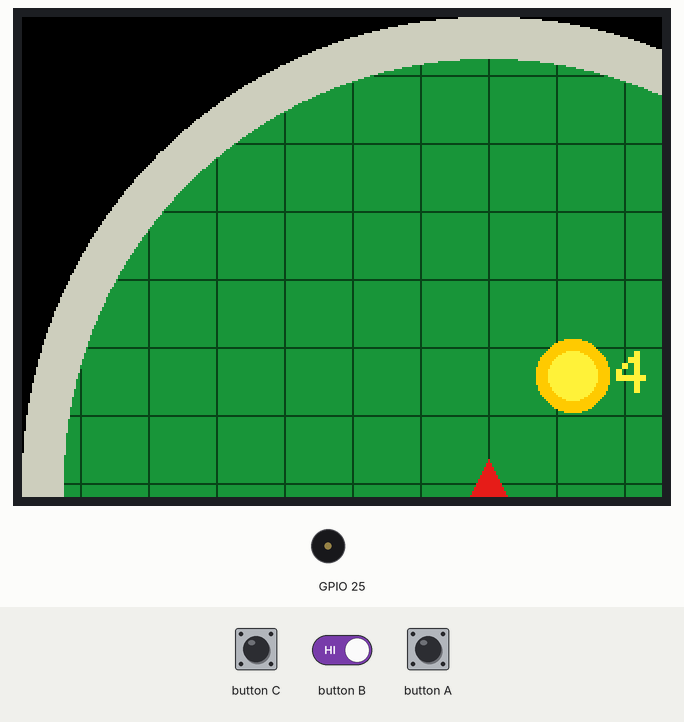
This sketch was run on a simulated ESP32. On the bench: 320×240 colour display, buzzer (waves = sounding). The inputs (shaded band) are chosen by the test bench. At 4.6 s the program puts the board to deep sleep or switches it off; the recording ends there.

Above: at 0.91 s.
At 1.3 s:
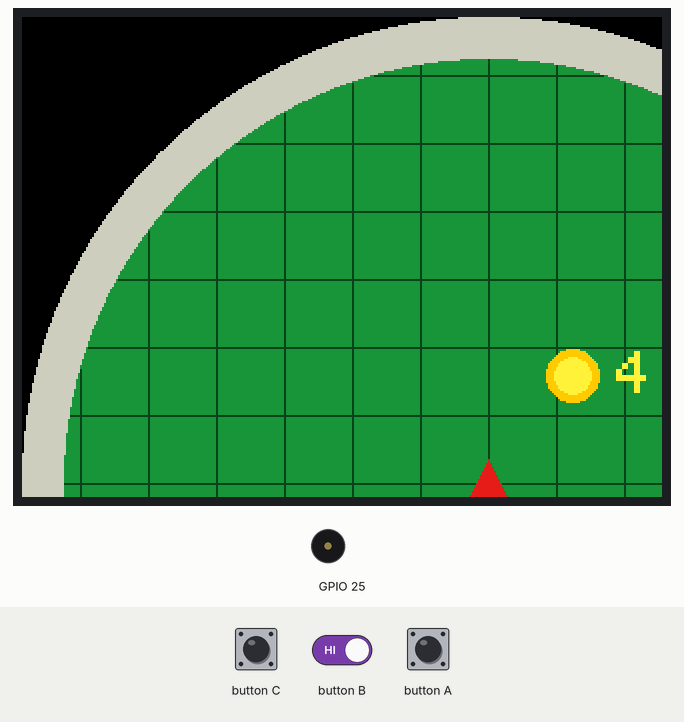
1.4 s: button A pressed for 0.25 s
At 3.1 s:
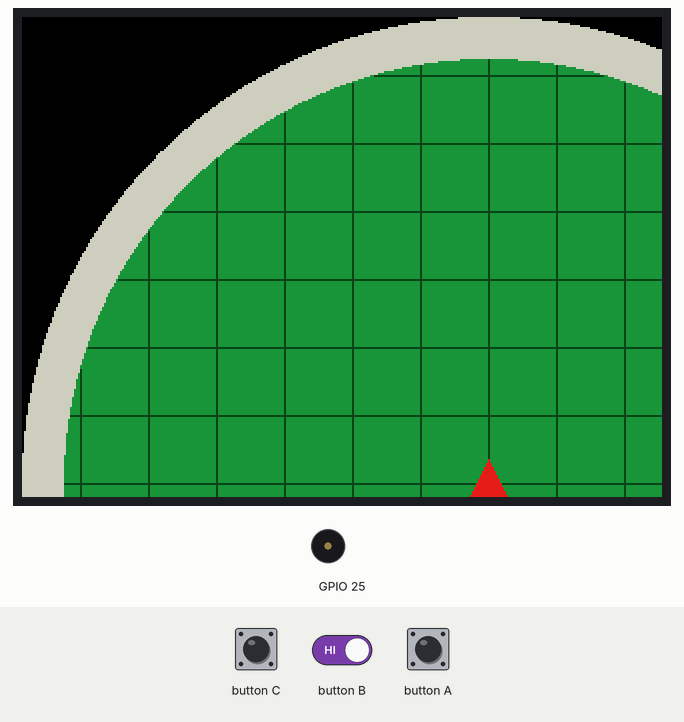
3.4 s: button B driven LOW and button A driven LOW
Timing chart, 0 to 4.6 s (numbered marks = the images above; inputs shaded):
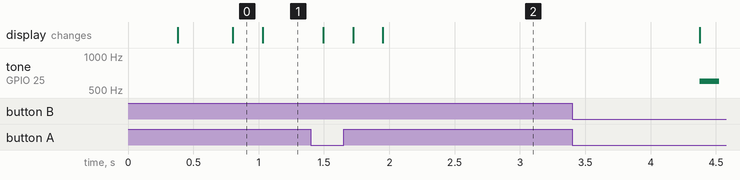

Measured:
- after the input at 1.4 s, the display: first differs from a run without the input after 0.55 s (image 2)
- after the input at 3.4 s, tone on GPIO 25: silent → 600 Hz after 0.98 s, → silent 0.15 s later

The sketch:

dragon_radar.ino
```cpp
// Dragon Radar for the M5Stack StopWatch (round 466x466 AMOLED).
// BtnA: cycle zoom (plays zoom sound)   BtnB: mute / unmute   Both held: power off
// Needs: M5Stack board package >= 3.3.7 (board "M5StopWatch"), M5Unified >= 0.2.15, M5GFX >= 0.2.21.

#include <M5Unified.h>
#include <math.h>
#include "ping_sound.h"
#include "zoom_sound.h"

M5Canvas canvas(&M5.Display);

static const int SIZE = 466;
static const int CX = SIZE / 2, CY = SIZE / 2;
static const int RADIUS = 212;   // green screen
static const int BEZEL = 233;    // outer edge of the pale bezel ring
static const int GRID = 34;      // grid spacing in pixels

// Radar ranges in "meters"; BtnA cycles through them.
static const float RANGES[] = {500, 1000, 2000, 4000};
static const int   NUM_RANGES = sizeof(RANGES) / sizeof(RANGES[0]);
static const float MAX_DIST = 3500;  // the fake balls wander between 150 and this

// Fake dragon balls at fixed spots: star count, distance in meters, angle in
// radians (0 = right, positive = clockwise, so -PI/2 is straight up).
struct Ball { int stars; float dist, angle; };
static const Ball BALLS[] = {
  {4, 1500, -0.9f},  // up and to the right
  {1, 2300,  2.6f},  // down and to the left
  {1, 2000,  1.7f},  // below
};
static const int NUM_BALLS = sizeof(BALLS) / sizeof(BALLS[0]);

int      zoomIdx = 3;
bool     muted = false;
uint32_t lastPing = 0;
uint32_t blipFlashUntil = 0;

void zoomSound() {
  if (muted) return;
  M5.Speaker.playRaw(ZOOM_DATA, ZOOM_LEN, ZOOM_RATE, false, 1, -1, true);
}

void pingSound() {
  if (muted) return;
  M5.Speaker.playRaw(PING_DATA, PING_LEN, PING_RATE, false, 1, -1, true);
}

void exitApp() {
  M5.Display.fillScreen(0);
  M5.Speaker.tone(600, 150);
  delay(200);
  M5.Power.powerOff();  // untested on the StopWatch; fall back to a restart if it returns
  delay(500);
  ESP.restart();
}

void drawGrid(uint16_t line) {
  // Square grid clipped to the circular screen, centered on the player.
  for (int d = -(RADIUS / GRID) * GRID; d <= RADIUS; d += GRID) {
    int half = (int)sqrtf((float)(RADIUS * RADIUS - d * d));
    canvas.drawFastHLine(CX - half, CY + d, 2 * half + 1, line);
    canvas.drawFastVLine(CX + d, CY - half, 2 * half + 1, line);
  }
}

void drawBall(int x, int y, int stars, bool flash, uint16_t glow, uint16_t core) {
  canvas.fillCircle(x, y, flash ? 18 : 13, glow);   // soft yellow halo
  canvas.fillCircle(x, y, flash ? 12 : 9, core);    // bright core
  canvas.setTextColor(core);
  canvas.setTextDatum(middle_left);
  canvas.setTextSize(3);
  char s[4];
  snprintf(s, sizeof(s), "%d", stars);
  canvas.drawString(s, x + 22, y);
}

void drawRadar() {
  uint16_t bezel = canvas.color565(200, 205, 190);
  uint16_t screen = canvas.color565(30, 150, 60);
  uint16_t grid = canvas.color565(8, 70, 28);
  uint16_t glow = canvas.color565(255, 200, 0);
  uint16_t core = canvas.color565(255, 240, 60);
  uint16_t red = canvas.color565(230, 30, 30);

  canvas.fillScreen(0);
  canvas.fillCircle(CX, CY, BEZEL, bezel);
  canvas.fillCircle(CX, CY, RADIUS, screen);
  drawGrid(grid);

  // Balls in range; out-of-range ones simply don't show, like on the real radar.
  float range = RANGES[zoomIdx];
  bool flash = millis() < blipFlashUntil;
  for (int i = 0; i < NUM_BALLS; i++) {
    float r = BALLS[i].dist / range;
    if (r > 1.0f) continue;
    float a = BALLS[i].angle;
    int bx = CX + cosf(a) * r * (RADIUS - 30);
    int by = CY + sinf(a) * r * (RADIUS - 30);
    drawBall(bx, by, BALLS[i].stars, flash, glow, core);
  }

  // Player: red triangle pointing up
  canvas.fillTriangle(CX, CY - 12, CX - 11, CY + 9, CX + 11, CY + 9, red);

  // Range label
  canvas.setTextColor(grid);
  canvas.setTextDatum(middle_center);
  canvas.setTextSize(2);
  char buf[24];
  snprintf(buf, sizeof(buf), "%.0f m%s", range, muted ? " (mute)" : "");
  canvas.drawString(buf, CX, CY + RADIUS - 22);

  canvas.pushSprite(0, 0);
}

void setup() {
  auto cfg = M5.config();
  M5.begin(cfg);
  M5.Speaker.setVolume(200);
  canvas.setPsram(true);
  canvas.setColorDepth(16);
  canvas.createSprite(SIZE, SIZE);
}

void loop() {
  M5.update();

  // Both buttons held for 500 ms = exit. Single presses act on release so the
  // chord doesn't also zoom or mute.
  static bool chord = false;
  static uint32_t chordStart = 0;
  bool a = M5.BtnA.isPressed(), b = M5.BtnB.isPressed();
  if (a && b) {
    if (!chord) { chord = true; chordStart = millis(); }
    else if (millis() - chordStart >= 500) exitApp();
  }
  if (M5.BtnA.wasReleased() && !chord) {
    zoomIdx = (zoomIdx + 1) % NUM_RANGES;
    zoomSound();
  }
  if (M5.BtnB.wasReleased() && !chord) muted = !muted;
  if (!a && !b) chord = false;

  // Beep interval is set by the nearest ball's distance (150 ms .. 1200 ms).
  float nearest = MAX_DIST;
  for (int i = 0; i < NUM_BALLS; i++) nearest = fminf(nearest, BALLS[i].dist);
  uint32_t interval = 150 + (uint32_t)(1050.0f * nearest / MAX_DIST);
  if (millis() - lastPing >= interval) {
    lastPing = millis();
    blipFlashUntil = millis() + 80;
    pingSound();
  }

  drawRadar();
}
```

Source omitted: ping_sound.h (21742 bytes), zoom_sound.h (26737 bytes)
